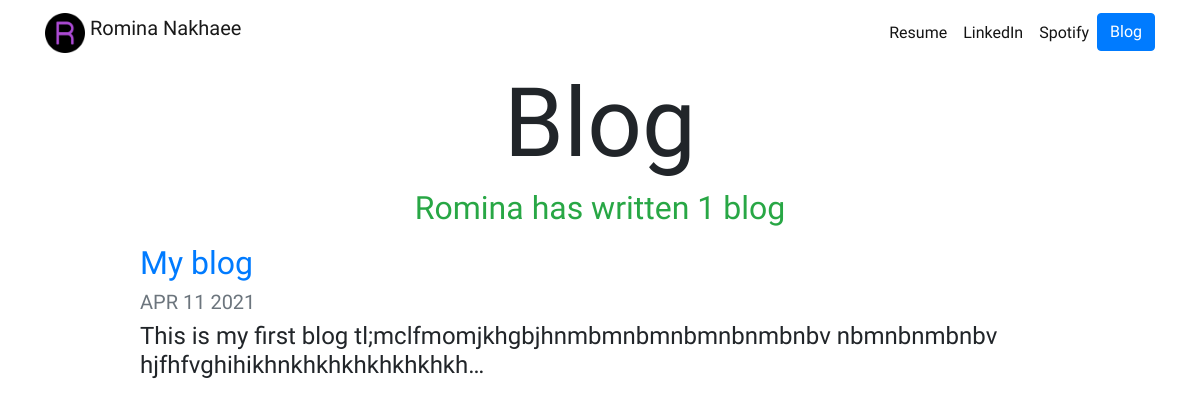
Screenshot of /blog/ with the database file from the repository.
### blog/models.py (models this page shows, shortened)
class Blog(models.Model):
    title = models.CharField(max_length=50)
    date = models.DateField()
    description = models.TextField()

### blog/views.py (the view)
# urls.py: path('', views.all_blogs, name='all_blogs'),
def all_blogs(request):
    blogs = Blog.objects.order_by('-date')
    return render(request, 'blog/all_blogs.html', {"blogs": blogs})

### blog/templates/blog/all_blogs.html
{% extends 'portfolio/base.html'%}
{% block content %}
<h1 id="blogtitle" class="font-weight-normal text-center">Blog</h1>
<h2 class="text-center mb-2 text-success">Romina has written {{blogs.count}} blog{{blogs.count|pluralize}}</h2>
{% for blog in blogs %}
<div class="row justify-content-center my-3">
    <div class="col-md-10">
      <a href="{% url 'blog:detail' blog.id %}">
        <h2>{{ blog.title }}</h2>
      </a>
      <h5 class="text-muted">{{ blog.date|date:'M d Y'|upper }}</h5>
      <h4>{{ blog.description|striptags|truncatechars:100 }}</h4>
    </div>
  </div>
{%endfor%}
{%endblock%}

### portfolio/static/portfolio/custom.css (style rules this page uses)
body { font-family: 'Orelega One', cursive; }
#blogtitle { font-size: 6rem; }

### rows the page displays
Blog: title "My blog", date "APR 11 2021", description "This is my first blog tl;mclfmomjkhgbjhnmbmnbmnbmnbnmbnbv nbmnbnmbnbv hjfhfvghihikhnkhkhkhkhkhkhkh…"

### other values shown
{{ blogs.count }} "1"
